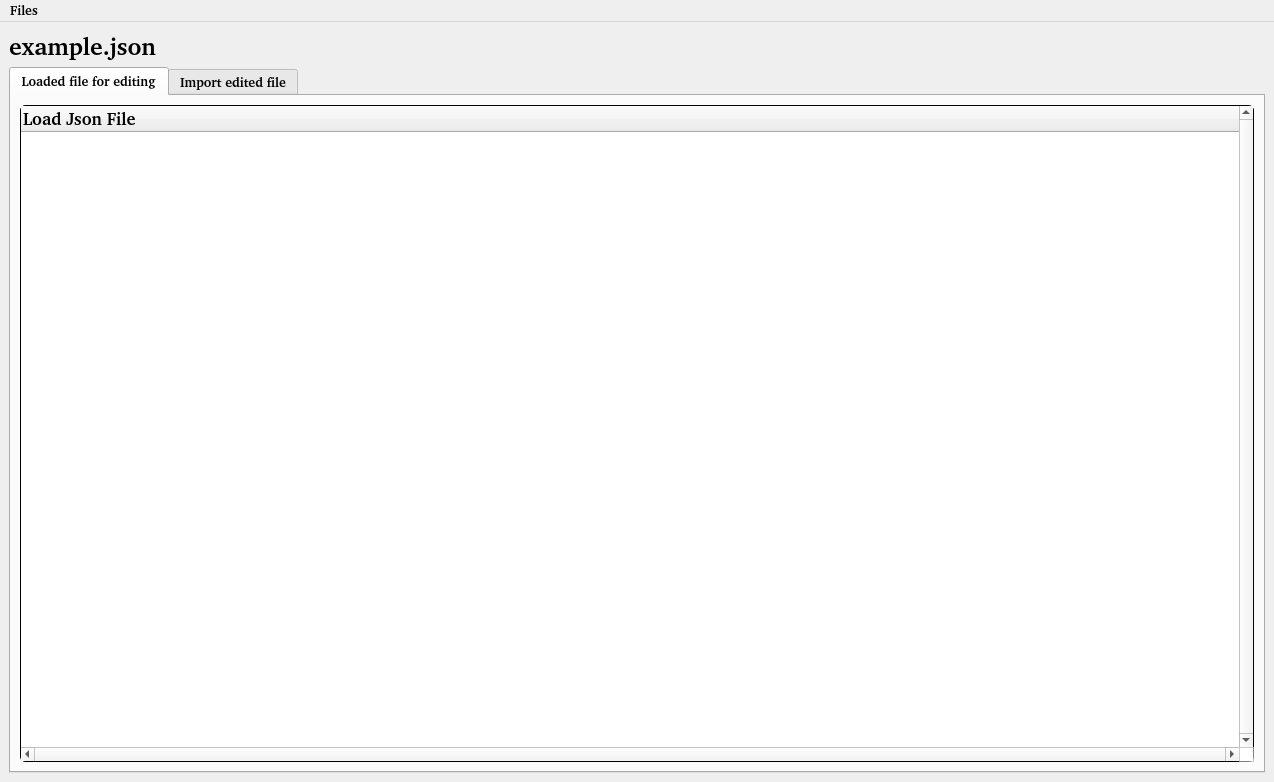
<?xml version="1.0" encoding="UTF-8"?>
<ui version="4.0">
 <class>JsonConvertor</class>
 <widget class="QMainWindow" name="JsonConvertor">
  <property name="geometry">
   <rect>
    <x>0</x>
    <y>0</y>
    <width>1274</width>
    <height>782</height>
   </rect>
  </property>
  <property name="font">
   <font>
    <family>Nimbus Mono PS [urw]</family>
    <pointsize>10</pointsize>
    <bold>true</bold>
   </font>
  </property>
  <property name="windowTitle">
   <string>Json Convertor</string>
  </property>
  <widget class="QWidget" name="centralwidget">
   <layout class="QVBoxLayout" name="verticalLayout">
    <item>
     <widget class="QLabel" name="label_File_Name">
      <property name="font">
       <font>
        <family>Nimbus Mono PS [urw]</family>
        <pointsize>18</pointsize>
        <bold>true</bold>
       </font>
      </property>
      <property name="text">
       <string>example.json</string>
      </property>
     </widget>
    </item>
    <item>
     <widget class="QTabWidget" name="tabWidget">
      <property name="currentIndex">
       <number>0</number>
      </property>
      <widget class="QWidget" name="tab">
       <attribute name="title">
        <string>Loaded file for editing</string>
       </attribute>
       <layout class="QHBoxLayout" name="horizontalLayout">
        <item>
         <widget class="QTreeWidget" name="treeWidgetLoadJson">
          <property name="sizePolicy">
           <sizepolicy hsizetype="Expanding" vsizetype="Expanding">
            <horstretch>0</horstretch>
            <verstretch>0</verstretch>
           </sizepolicy>
          </property>
          <property name="font">
           <font>
            <family>Nimbus Mono PS [urw]</family>
            <pointsize>13</pointsize>
            <bold>true</bold>
           </font>
          </property>
          <property name="styleSheet">
           <string notr="true">QTreeWidget {
    font-family: &quot;Nimbus Mono PS [urw]&quot;;
    font-size: 13pt;
    font-weight: bold;
    background-color: #ffffff; /* Белый фон */
    border: 1px solid #000000; /* Серая рамка */
    border-radius: 5px;
}
QTreeWidget::item {
    padding: 5px;
}
QTreeWidget::item:selected {
    background-color: #007acc; /* Синий фон для выделенного элемента */
    color: white; /* Белый текст для выделенного элемента */
}
</string>
          </property>
          <property name="verticalScrollBarPolicy">
           <enum>Qt::ScrollBarPolicy::ScrollBarAlwaysOn</enum>
          </property>
          <property name="horizontalScrollBarPolicy">
           <enum>Qt::ScrollBarPolicy::ScrollBarAlwaysOn</enum>
          </property>
          <property name="sizeAdjustPolicy">
           <enum>QAbstractScrollArea::SizeAdjustPolicy::AdjustToContentsOnFirstShow</enum>
          </property>
          <column>
           <property name="text">
            <string>Load Json File</string>
           </property>
          </column>
         </widget>
        </item>
       </layout>
      </widget>
      <widget class="QWidget" name="tab_2">
       <attribute name="title">
        <string>Import edited file</string>
       </attribute>
      </widget>
     </widget>
    </item>
   </layout>
  </widget>
  <widget class="QMenuBar" name="menuBar">
   <property name="geometry">
    <rect>
     <x>0</x>
     <y>0</y>
     <width>1274</width>
     <height>22</height>
    </rect>
   </property>
   <widget class="QMenu" name="menuFiles">
    <property name="title">
     <string>Files</string>
    </property>
    <addaction name="actionAdd_json_file"/>
    <addaction name="actionSave_json_file"/>
   </widget>
   <addaction name="menuFiles"/>
  </widget>
  <action name="actionAdd_json_file">
   <property name="text">
    <string>Add json file</string>
   </property>
  </action>
  <action name="actionSave_json_file">
   <property name="text">
    <string>Save json file</string>
   </property>
  </action>
 </widget>
 <resources/>
 <connections/>
</ui>
